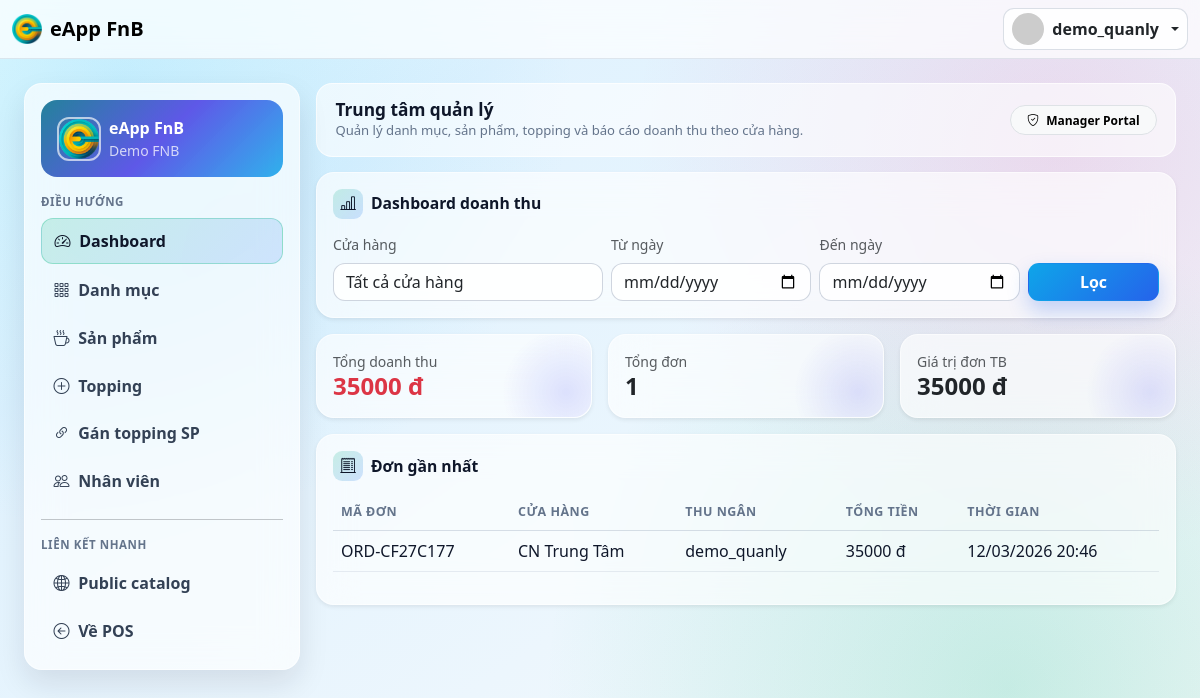
Page /quanly/ (signed in) on the earlier database version.
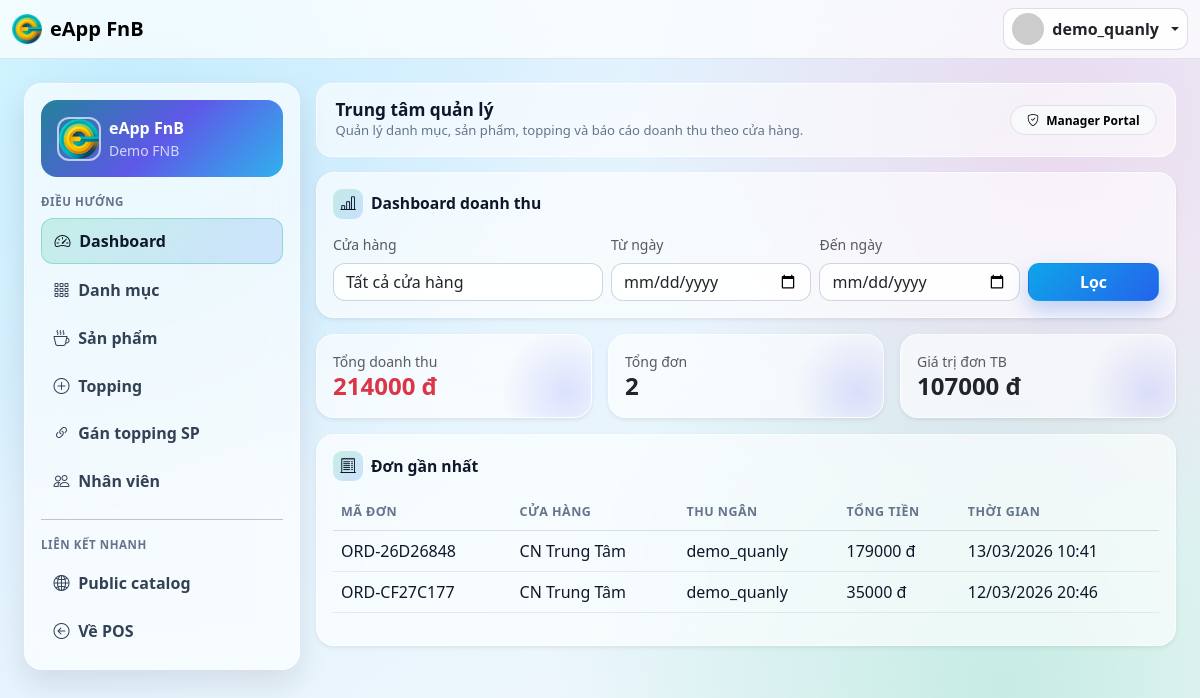
Same page on the later database version.
### App_Sales/models.py (models this page shows, shortened)
class Order(TimeStampedModel):
    class PaymentMethod(models.TextChoices):
        CASH = 'cash', 'Cash'
        CARD = 'card', 'Card/QR'
    class Status(models.TextChoices):
        COMPLETED = 'completed', 'Completed'
        CANCELLED = 'cancelled', 'Cancelled'
    tenant = models.ForeignKey('App_Tenant.Tenant', on_delete=models.PROTECT, related_name='orders')
    store = models.ForeignKey('App_Tenant.Store', on_delete=models.PROTECT, related_name='orders')
    cashier = models.ForeignKey(settings.AUTH_USER_MODEL, on_delete=models.PROTECT, related_name='orders')
    order_code = models.CharField(max_length=30, unique=True, editable=False)
    payment_method = models.CharField(max_length=20, choices=PaymentMethod.choices)
    status = models.CharField(max_length=20, choices=Status.choices, default=Status.COMPLETED)
    subtotal = models.DecimalField(max_digits=14, decimal_places=2)
    tax_rate = models.DecimalField(max_digits=5, decimal_places=4, default=0)
    tax_amount = models.DecimalField(max_digits=14, decimal_places=2)
    total_amount = models.DecimalField(max_digits=14, decimal_places=2)
    customer_paid = models.DecimalField(max_digits=14, decimal_places=2)
    change_amount = models.DecimalField(max_digits=14, decimal_places=2, default=0)
    class Meta:
        indexes = [
            models.Index(fields=['tenant', 'store', 'created_at']),
            models.Index(fields=['tenant', 'status', 'created_at']),
        ]
        ordering = ['-created_at']

### App_Tenant/models.py (models this page shows, shortened)
class Store(TimeStampedModel):
    tenant = models.ForeignKey(Tenant, on_delete=models.CASCADE, related_name='stores')
    name = models.CharField(max_length=150)
    slug = models.SlugField(max_length=120)
    address = models.CharField(max_length=255, blank=True)
    is_active = models.BooleanField(default=True)
    is_default = models.BooleanField(default=False)
    class Meta:
        ordering = ['tenant__name', 'name']
        constraints = [
            models.UniqueConstraint(fields=['tenant', 'slug'], name='uq_store_tenant_slug'),
            models.UniqueConstraint(
                fields=['tenant'],
                condition=Q(is_default=True),
                name='uq_default_store_per_tenant',
            ),
        ]
        indexes = [
            models.Index(fields=['tenant', 'is_active']),
        ]

### App_Accounts/models.py (models this page shows, shortened)
class User(AbstractUser):
    class Role(models.TextChoices):
        MANAGER = 'MANAGER', 'Manager'
        STAFF = 'STAFF', 'Staff'
    role = models.CharField(max_length=20, choices=Role.choices, default=Role.STAFF)
    tenant = models.ForeignKey(
        'App_Tenant.Tenant',
        on_delete=models.PROTECT,
        related_name='users',
        null=True,
        blank=True,
    )
    class Meta:
        constraints = [
            models.CheckConstraint(
                check=Q(role='STAFF') | Q(tenant__isnull=False),
                name='chk_manager_requires_tenant',
            ),
            models.UniqueConstraint(
                fields=['tenant'],
                condition=Q(role='MANAGER') & Q(tenant__isnull=False),
                name='uq_manager_per_tenant',
            ),
        ]
        indexes = [
            models.Index(fields=['tenant', 'role']),
        ]
    @property
    def is_manager(self):
        return self.role == self.Role.MANAGER

### App_Quanly/views.py (the view)
# urls.py: path('', views.dashboard, name='dashboard'),
@manager_required
def dashboard(request):
    tenant = _tenant_or_404(request.user)
    stores = Store.objects.filter(tenant=tenant, is_active=True).order_by('name')
    orders = Order.objects.filter(tenant=tenant, status=Order.Status.COMPLETED)
    store_id = request.GET.get('store')
    if store_id and store_id.isdigit():
        orders = orders.filter(store_id=int(store_id))
    date_from = request.GET.get('date_from')
    date_to = request.GET.get('date_to')
    try:
        start_dt, end_dt = _parse_date_bounds(date_from, date_to)
    except ValueError:
        messages.error(request, 'Bộ lọc ngày không hợp lệ.')
        start_dt, end_dt = None, None
    if start_dt:
        orders = orders.filter(created_at__gte=start_dt)
    if end_dt:
        orders = orders.filter(created_at__lte=end_dt)
    stats = orders.aggregate(
        total_revenue=Coalesce(Sum('total_amount'), Decimal('0')),
        total_orders=Coalesce(Count('id'), 0),
    )
    total_orders = stats['total_orders'] or 0
    total_revenue = stats['total_revenue'] or Decimal('0')
    avg_order_value = (total_revenue / total_orders) if total_orders else Decimal('0')
    recent_orders = orders.select_related('store', 'cashier').order_by('-created_at')[:10]
    context = {
        'stores': stores,
        'selected_store': int(store_id) if store_id and store_id.isdigit() else None,
        'date_from': date_from or '',
        'date_to': date_to or '',
        'total_revenue': total_revenue,
        'total_orders': total_orders,
        'avg_order_value': avg_order_value,
        'recent_orders': recent_orders,
    }
    return render(request, 'App_Quanly/dashboard.html', context)

### App_Accounts/permissions.py (called while the page is built)
def role_required(roles):
    def decorator(view_func):
        @login_required
        @wraps(view_func)
        def _wrapped(request, *args, **kwargs):
            if request.user.role not in roles:
                raise PermissionDenied('Bạn không có quyền truy cập.')
            return view_func(request, *args, **kwargs)
        return _wrapped
    return decorator

### App_Core/context_processors.py (called while the page is built)
def core_context(request):
    return {
        'app_name': 'eApp FnB',
    }

### App_Quanly/views.py (called while the page is built)
def _tenant_or_404(user):
    if not user.tenant_id:
        raise Http404('User chưa được gán tenant')
    return user.tenant

def _parse_date_bounds(date_from, date_to):
    tz = timezone.get_current_timezone()
    start_dt = None
    end_dt = None
    if date_from:
        start_dt = timezone.make_aware(datetime.combine(datetime.fromisoformat(date_from).date(), time.min), tz)
    if date_to:
        end_dt = timezone.make_aware(datetime.combine(datetime.fromisoformat(date_to).date(), time.max), tz)
    return start_dt, end_dt

### templates/App_Quanly/dashboard.html (shortened to what this page needs)
{% extends 'App_Quanly/_layout.html' %}
{% block quanly_content %}
<div class="card border-0 shadow-sm mb-3">
    <div class="card-body">
        <h1 class="admin-card-title">
            <i class="bi bi-bar-chart-line"></i>
            Dashboard doanh thu
        </h1>
        <form class="row g-2" method="get">
            <div class="col-md-4">
                <label class="form-label small text-muted">Cửa hàng</label>
                <select name="store" class="form-select">
                    <option value="">Tất cả cửa hàng</option>
                </select>
            </div>
            <div class="col-md-3">
                <label class="form-label small text-muted">Từ ngày</label>
                <input type="date" class="form-control" name="date_from" value="{{ date_from }}">
            </div>
            <div class="col-md-3">
                <label class="form-label small text-muted">Đến ngày</label>
                <input type="date" class="form-control" name="date_to" value="{{ date_to }}">
            </div>
            <div class="col-md-2 d-grid align-items-end">
                <button class="btn btn-primary">Lọc</button>
            </div>
        </form>
    </div>
</div>
<div class="row g-3 mb-3">
    <div class="col-md-4">
        <div class="card border-0 shadow-sm h-100 metric-card">
            <div class="card-body">
                <div class="text-muted small">Tổng doanh thu</div>
                <div class="h4 fw-bold text-danger mb-0">{{ total_revenue|floatformat:0 }} đ</div>
            </div>
        </div>
    </div>
    <div class="col-md-4">
        <div class="card border-0 shadow-sm h-100 metric-card">
            <div class="card-body">
                <div class="text-muted small">Tổng đơn</div>
                <div class="h4 fw-bold mb-0">{{ total_orders }}</div>
            </div>
        </div>
    </div>
    <div class="col-md-4">
        <div class="card border-0 shadow-sm h-100 metric-card">
            <div class="card-body">
                <div class="text-muted small">Giá trị đơn TB</div>
                <div class="h4 fw-bold mb-0">{{ avg_order_value|floatformat:0 }} đ</div>
            </div>
        </div>
    </div>
</div>
<div class="card border-0 shadow-sm">
    <div class="card-body">
        <h2 class="admin-card-title">
            <i class="bi bi-receipt-cutoff"></i>
            Đơn gần nhất
        </h2>
        <div class="table-responsive">
            <table class="table align-middle">
                <thead>
                    <tr>
                        <th>Mã đơn</th>
                        <th>Cửa hàng</th>
                        <th>Thu ngân</th>
                        <th>Tổng tiền</th>
                        <th>Thời gian</th>
                    </tr>
                </thead>
                <tbody>
                    {% for order in recent_orders %}
                    <tr>
                        <td>{{ order.order_code }}</td>
                        <td>{{ order.store.name }}</td>
                        <td>{{ order.cashier.username }}</td>
                        <td>{{ order.total_amount|floatformat:0 }} đ</td>
                        <td>{{ order.created_at|date:'d/m/Y H:i' }}</td>
                    </tr>
                    {% empty %}
                    <tr><td colspan="5" class="text-center text-muted">Chưa có dữ liệu.</td></tr>
                    {% endfor %}
                </tbody>
            </table>
        </div>
    </div>
</div>
{% endblock %}

Differences in the rows shown:
added Order: order_code "ORD-26D26848", store.name "CN Trung Tâm", cashier.username "demo_quanly", total_amount "179000", created_at "13/03/2026 10:41"
Other differences:
{{ total_revenue|floatformat:0 }}: "35000" → "214000"
{{ total_orders }}: "1" → "2"
{{ avg_order_value|floatformat:0 }}: "35000" → "107000"
